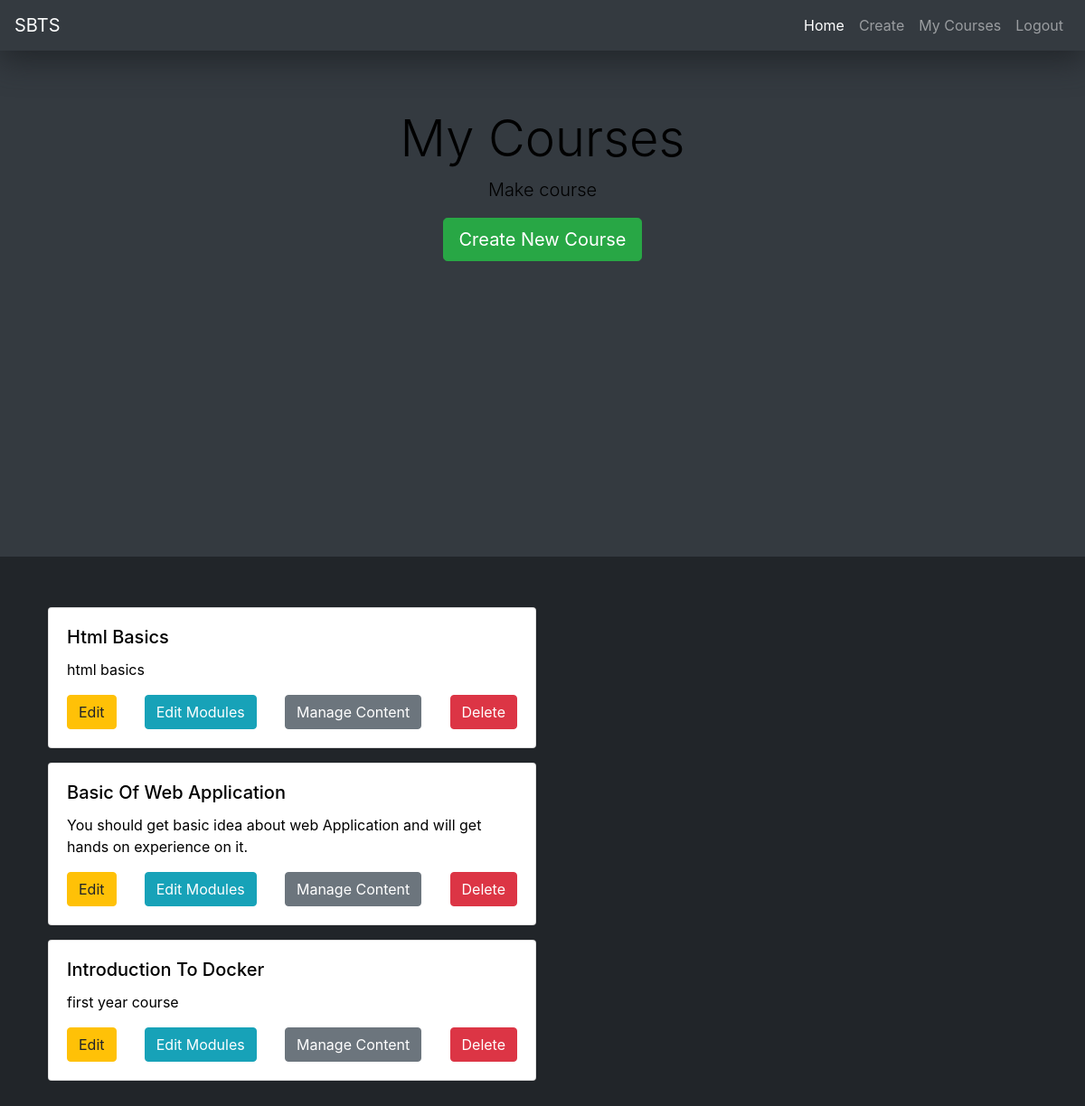
The app's page /course/mine/ (signed in) with its own data.
### courses/models.py (models this page shows, shortened)
class Course(models.Model):
    owner = models.ForeignKey(User, on_delete=models.CASCADE, related_name='courses_created')
    subject = models.ForeignKey(Subject, on_delete=models.CASCADE, related_name='courses')
    title = models.CharField(max_length=255)
    slug = models.SlugField(max_length=255, unique=True)
    overview = models.TextField()
    created = models.DateTimeField(auto_now_add=True)
    students = models.ManyToManyField(User, related_name='course_joined', blank=True)
    class Meta:
        ordering = ('-created',)

### courses/views.py (the view)
# urls.py: path('mine/', views.ManageCourseListView.as_view(), name='manage_course_list'),
class ManageCourseListView(OwnerCourseMixin, ListView):
    template_name = 'courses/manage/course_list.html'

### courses/views.py (called while the page is built)
    def get_queryset(self):
        return super(OwnerMixin, self).get_queryset().filter(owner=self.request.user)

### courses/templates/courses/manage/course_list.html (shortened to what this page needs)
{% extends "base.html" %}
{% load static %}
{% block content %}
    <div class="jumbotron jumbotron-fluid banner bg-dark" style="min-height: 70vh;">
        <div class="container text-center">
            <h2 class="display-4" style="color:black">My Courses</h2>
            <p class="lead" style="color:black">Make course</p>
            <a href="{% url 'course_create' %}" class="btn btn-success btn-lg">Create New Course</a>
        </div>
    </div>
    <div class="container">
        <div class="row my-5">
            {% for obj in object_list %}
                <div class="col-md-6 m-2">
                    <div class="card">
                        <div class="card-body">
                            <h5 class="card-title" style="color:black;">{{ obj.title|title }}</h5>
                            <p class="card-text" style="color:black">{{ obj.overview|truncatewords_html:30 }}</p>
                            <div class="d-flex justify-content-between align-items-center">
                                <a href="{% url 'course_edit' obj.pk %}" class="card-link btn btn-warning">Edit</a>
                                <a href="{% url 'course_module_update' obj.pk %}" class="card-link btn btn-info">Edit Modules</a>
                                {% if obj.modules.count > 0 %}
                                    <a href="{% url 'module_content_list' obj.modules.first.id %}" class="card-link btn btn-secondary">Manage Content</a>
                                {% endif %}
                                <a href="{% url 'course_delete' obj.pk %}" class="card-link btn btn-danger">Delete</a>
                            </div>
                        </div>
                    </div>
                </div>
            {% empty %}
                <p class="text-danger font-weight-bold">You haven't created any courses yet!</p>
            {% endfor %}
        </div>
    </div>
{% endblock %}

### templates/base.html (style rules this page uses)
body { background-color: #212529; color: white; }

### records on screen
Course: title "Html Basics", overview "html basics", shows "Manage Content"
Course: title "Basic Of Web Application", overview "You should get basic idea about web Application and will get hands on experience on it.", shows "Manage Content"
Course: title "Introduction To Docker", overview "first year course", shows "Manage Content"
